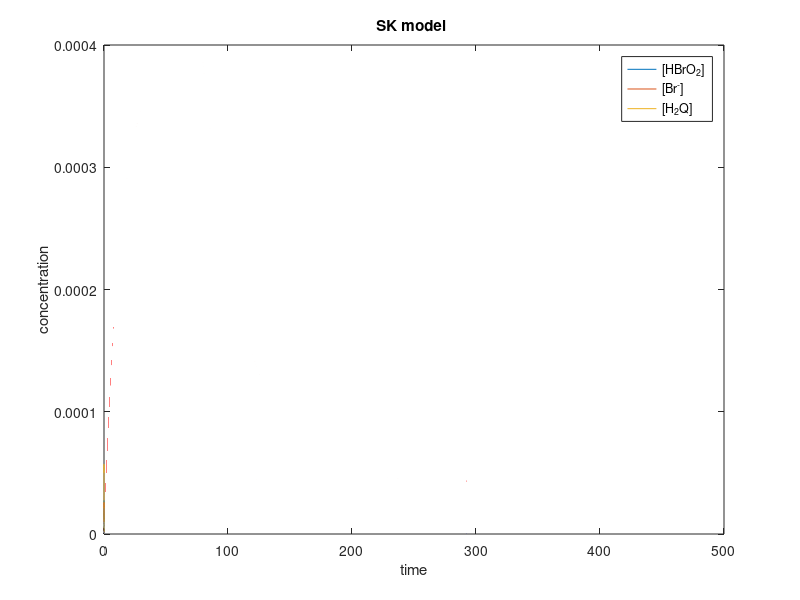

MATLAB code for this plot:
#! /usr/bin/octave -qf
# -*-octave-*-
# SK model DOI: 10.1021/jp9832721
# Szalai and Koros, J. Phys. Chem. A 1998, 102, 6892-6897
#
#

more off

global kf kr;

# small initial concentration for intermediates     
int0 = 0.1/10000; 
   
x0 = NaN(17, 1);
# x(1): Br-
x0(1) = int0;
# x(2): HOBr
x0(2) = int0;
# x(3): H+
x0(3) = 1.29; # 2.0 M???
# x(4): Br2
x0(4) = 10^(-3);
# x(5): H2O
x0(5) = 55;
# x(6): HBrO2
x0(6) = int0;
# x(7): BrO3-
x0(7) = 8 * 10^(-3);
# x(8): H2BrO2+
x0(8) = int0;
# x(9): Br2O4
x0(9) = int0;
# x(10): BrO2*
x0(10) = int0;
# x(11): H2Q
x0(11) = 5 * 10^(-5);
# x(12): HQ*
x0(12) = int0;
# x(13): Q
x0(13) = 0.0182;
# x(14): CHD
x0(14) = 0.1;
# x(15): CHDE
x0(15) = int0;
# x(16): BrCHD
x0(16) = 0.0205;
# x(17): CHED
x0(17) = 0.00425;

# forward reaction rates
kf = NaN(17, 1);
# reverse reaction rates
kr = NaN(17, 1);

kf(1) = 8 * 10^9;
kr(1) = 80;
kf(2) = 2.5 * 10^6;
kr(2) = 2 * 10^(-5);
kf(3) = 1.2;
kr(3) = 3.2;
kf(4) = 2 * 10^6;
kr(4) = 10^8;
kf(5) = 1.7 * 10^5;
kf(6) = 48;
kr(6) = 3.2 * 10^3;
kf(7) = 7.5 * 10^4;
kr(7) = 1.4 * 10^9;
kf(8) = 8 * 10^5;
kf(9) = 8 * 10^9;
kf(10) = 8.8 * 10^8;
kr(10) = 7.7 * 10^(-4);
kf(11) = 2.13 * 10^(-4);
kr(11) = 5.2 * 10^2;
kf(12) = 2.8 * 10^9;
kf(13) = 2.8 * 10^9;
kf(14) = 5 * 10^(-5);
kf(15) = 1.94 * 10^(-4);
kf(16) = 3 * 10^4;
kf(17) = 2 * 10^(-2);
kf(18) = 6 * 10^5;
kf(19) = 10^(-5);




function xdot = f (x, t)
  global kf kr;
  
  xdot = zeros(17, 1);
  
  fkinet(1) = kf(1) * x(1) * x(2) * x(3);
  rkinet(1) = kr(1) * x(4) * x(5);
  fkinet(2) = kf(2) * x(1) * x(6) * x(3);
  rkinet(2) = kr(2) * x(2) * x(2);
  fkinet(3) = kf(3) * x(1) * x(7) * x(3) * x(3);
  rkinet(3) = kr(3) * x(2) * x(6);
  fkinet(4) = kf(4) * x(6) * x(3);
  rkinet(4) = kr(4) * x(8);
  fkinet(5) = kf(5) * x(6) * x(8);
  fkinet(6) = kf(6) * x(6) * x(7) * x(3);
  rkinet(6) = kr(6) * x(9) * x(5);
  fkinet(7) = kf(7) * x(9);
  rkinet(7) = kr(7) * x(10) * x(10);
  fkinet(8) = kf(8) * x(11) * x(10);
  fkinet(9) = kf(9) * x(12) * x(10);
  fkinet(10) = kf(10) * x(12) * x(12);
  rkinet(10) = kr(10) * x(11) * x(13);
  fkinet(11) = kf(11) * x(14) * x(3);
  rkinet(11) = kr(11) * x(15) * x(3);
  fkinet(12) = kf(12) * x(15) * x(4);
  fkinet(13) = kf(13) * x(15) * x(2);
  fkinet(14) = kf(14) * x(16);
  fkinet(15) = kf(15) * x(17) * x(3);
  fkinet(16) = kf(16) * x(11) * x(4);
  fkinet(17) = kf(17) * x(11) * x(3) * x(7);
  fkinet(18) = kf(18) * x(11) * x(2);
  fkinet(19) = kf(19) * x(14) * x(7) * x(3); 

  
  # Table 3
  # x(1): Br-
  xdot(1) =  - fkinet(1) + rkinet(1) ;          # R1
  xdot(1) += - fkinet(2) + rkinet(2) ;         # R2
  xdot(1) += - fkinet(3) + rkinet(3) ;         # R3
  xdot(1) +=   fkinet(12) ;                    # R12
  xdot(1) +=   fkinet(14) ;                    # R14
  xdot(1) +=   2 *  fkinet(16) ;               # R16
  xdot(1) +=   fkinet(18) ;                   # R18
  # x(2): HOBr
  xdot(2) =  - fkinet(1) + rkinet(1) ;         # R1
  xdot(2) +=   2 * fkinet(2) - rkinet(2) ;     # R2
  xdot(2) +=   fkinet(3) - rkinet(3) ;         # R3
  xdot(2) +=   fkinet(5) ;                     # R5
  xdot(2) += - fkinet(18) ;                   # R18  
  # x(3): H+
  xdot(3) =  - fkinet(1) + rkinet(1) ;         # R1
  xdot(3) += - fkinet(2) + rkinet(2) ;         # R2
  xdot(3) += - fkinet(3) + rkinet(3) ;         # R3
  xdot(3) += - rkinet(4) + rkinet(4) ;         # R4
  xdot(3) +=   2 * fkinet(5) ;                 # R5
  xdot(3) += - fkinet(6) - rkinet(6) ;         # R6
  xdot(3) += - fkinet(11) - rkinet(11) ;       # R11
  xdot(3) +=   fkinet(12) ;                    # R12
  xdot(3) +=   fkinet(14) ;                    # R14
  xdot(3) += - fkinet(15)  ;                   # R15
  xdot(3) +=   2 * fkinet(16) ;                # R16
  xdot(3) += - fkinet(17) ;                    # R17 check r/f
  xdot(3) +=   fkinet(18) ;                    # R18
  xdot(3) += - fkinet(19) ;                   # R19
  # x(4): Br2
  xdot(4) =    fkinet(1) - rkinet(1) ;         # R1
  xdot(4) += - fkinet(12) ;                    # R12
  xdot(4) += - fkinet(16) ;                   # R16
  # x(5): H2O
  xdot(5) = fkinet(1) - rkinet(1) ;           # R1
  xdot(5) +=   fkinet(6) - rkinet(6) ;          # R6
  xdot(5) +=   fkinet(13) ;                    # R13 check r/f
  xdot(5) +=   fkinet(17) ;                    # R17
  xdot(5) +=   fkinet(18) ;                    # R18
  xdot(5) +=   fkinet(19) ;                   # R19
  # x(6): HBrO2
  xdot(6) =  - fkinet(2) + rkinet(2) ;         # R2
  xdot(6) +=   fkinet(3) - rkinet(3) ;         # R3
  xdot(6) += - fkinet(4) + rkinet(4) ;         # R5
  xdot(6) += - fkinet(6) + rkinet(6) ;         # R6
  xdot(6) +=   fkinet(8) ;                     # R8
  xdot(6) +=   fkinet(17) ;                    # R17
  xdot(6) +=   fkinet(18) ;                   # R18
  # x(7): BrO3-
  xdot(7) =   - fkinet(3) + rkinet(3) ;         # R3
  xdot(7) +=    fkinet(5) ;                     # R5
  xdot(7) +=  - fkinet(6) - rkinet(6) ;         # R6
  xdot(7) +=  - fkinet(17) ;                    # R17
  xdot(7) +=  - fkinet(19) ;                   # R19
  # x(8): H2BrO2+
  xdot(8) =    fkinet(4) - rkinet(4) ;         # R4
  xdot(8) += - fkinet(5) ;                    # R5
  # x(9): Br2O4
  xdot(9) =    fkinet(6) - rkinet(6) ;         # R6
  xdot(9) += - fkinet(7) + rkinet(7) ;        # R7
  # x(10): BrO2*
  xdot(10) =    2 * fkinet(7) - rkinet(7) ;      # R7
  xdot(10) += - fkinet(8) ;                    # R8
  xdot(10) += - fkinet(9) ;                   # R9
  # x(11): H2Q
  xdot(11) =   - fkinet(8) ;                    # R8
  xdot(11) +=    fkinet(10) - rkinet(10) ;      # R10
  xdot(11) +=    fkinet(15) ;                   # R15
  xdot(11) +=  - fkinet(16) ;                   # R16
  xdot(11) +=  - fkinet(17) ;                   # R17
  xdot(11) +=  - fkinet(18) ;                   # R18
  xdot(11) +=    fkinet(19) ;                  # R19
  # x(12): HQ*
  xdot(12) =    fkinet(8) ;                     # R8
  xdot(12) += - fkinet(10) + 2 * rkinet(10) ; # R10
  # x(13): Q
  xdot(13) =    fkinet(10) - fkinet(10) ;      # R10
  xdot(13) +=   fkinet(16) ;                   # R16
  xdot(13) +=   fkinet(17) ;                   # R17
  xdot(13) +=   fkinet(18) ;                  # R18
  # x(14): CHD
  xdot(14) =  - fkinet(11) + rkinet(11) ;      # R11
  xdot(14) += - fkinet(19) ;                  # R19
  # x(15): CHDE
  xdot(15) =    fkinet(11) - rkinet(11) ;      # R15
  xdot(15) += - fkinet(12) ;                   # R12
  xdot(15) += - fkinet(13) ;                  # R13
  # x(16): BrCHD
  xdot(16) =    fkinet(12) ;                   # R12
  xdot(16) +=   fkinet(13) ;                    # R13
  xdot(16) += - fkinet(14) ;                  # R14

           
  # x(17): CHED
  xdot(17) =    fkinet(14) ;                  # R14
  xdot(17) += - fkinet(15) ;                 # R15
 
  
endfunction

t1 = 450; # 45000
tsteps = 10000 * t1;
t = linspace (0, t1, tsteps);

if 3 > 2

y = lsode ("f", x0, t);

h1 = figure();

#d = [rot90(t, -1), y(:, 6), y(:, 1), y(:, 11)];
d = [y(:, 6), y(:, 1), y(:, 11)];


plot (t, d);

xlabel("time");
ylabel("concentration");

title(cstrcat(
			  "SK model ",
        ""
			  )
	  );

legend("[HBrO_2]", "[Br^-]", "[H_2Q]");

#print(h1, "sk.jpg", "-djpg");

endif



